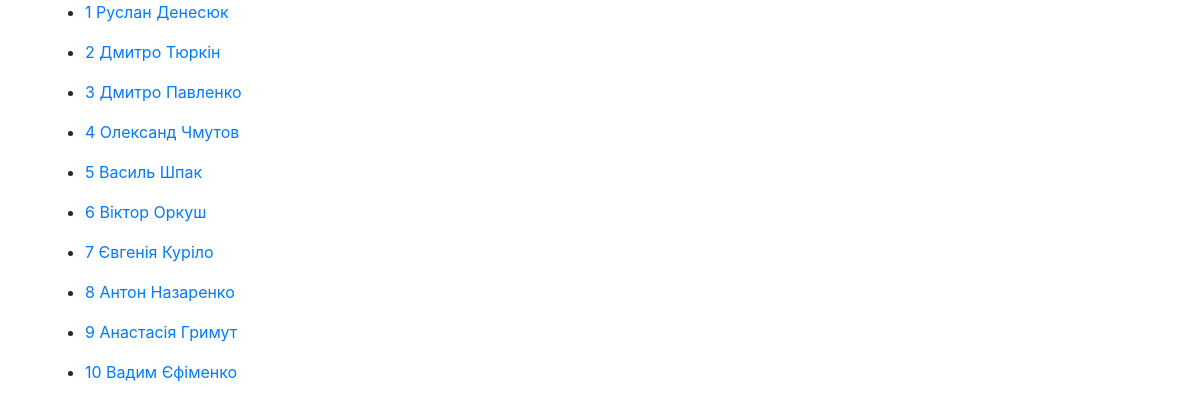
Screenshot of /users with the database file from the repository.
### reports/models.py (models this page shows, shortened)
class Serviceman(models.Model):
    first_name = models.CharField(max_length=255)
    last_name = models.CharField(max_length=255)
    to_first_name = models.CharField(max_length=255)
    to_last_name = models.CharField(max_length=255)
    for_first_name = models.CharField(max_length=255)
    for_last_name = models.CharField(max_length=255)
    rank = models.ForeignKey('Rank', on_delete=models.DO_NOTHING)
    unit = models.ForeignKey('Unit', on_delete=models.DO_NOTHING)
    position = models.ForeignKey('Position', on_delete=models.DO_NOTHING, null=True)

### reports/views.py (the view)
# urls.py: path('users', views.users_view, name='users'),
def users_view(request):
    serviceman_list = Serviceman.objects.all()
    context = {
        'serviceman_list': serviceman_list
    }
    return render(request, 'reports/serviceman_list.html', context)

### reports/templates/reports/serviceman_list.html
{% extends 'reports/base.html' %}
{% block content %}
    {% for serviceman in serviceman_list %}
        <ul>
            <li>
                <a href="{% url 'reports:reports_list' user_id=serviceman.id %}">{{ serviceman.id }} {{ serviceman.first_name|title}} {{ serviceman.last_name|title }}</a>
            </li>
        </ul>
    {% endfor %}
{% endblock %}

### reports/templates/reports/base.html (shortened to what this page needs)
<!doctype html>
<html lang="en">
<head>
    <link href="https://maxcdn.bootstrapcdn.com/bootstrap/4.0.0/css/bootstrap.min.css" rel="stylesheet"/>
</head>
<body>
<div class="container">
    {% block content %}
    {% endblock %}
</div>
</body>
</html>

### rows the page displays
Serviceman: id "1", first_name "Руслан", last_name "Денесюк"
Serviceman: id "2", first_name "Дмитро", last_name "Тюркін"
Serviceman: id "3", first_name "Дмитро", last_name "Павленко"
Serviceman: id "4", first_name "Олександ", last_name "Чмутов"
Serviceman: id "5", first_name "Василь", last_name "Шпак"
Serviceman: id "6", first_name "Віктор", last_name "Оркуш"
Serviceman: id "7", first_name "Євгенія", last_name "Куріло"
Serviceman: id "8", first_name "Антон", last_name "Назаренко"
Serviceman: id "9", first_name "Анастасія", last_name "Гримут"
Serviceman: id "10", first_name "Вадим", last_name "Єфіменко"
